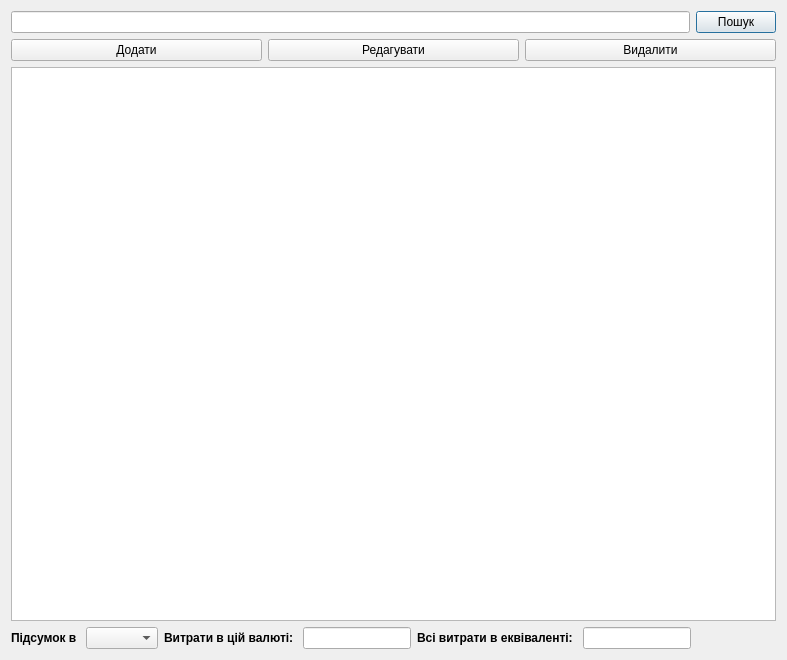
<?xml version="1.0" encoding="UTF-8"?>
<ui version="4.0">
 <class>Expense_window</class>
 <widget class="QDialog" name="Expense_window">
  <property name="geometry">
   <rect>
    <x>0</x>
    <y>0</y>
    <width>787</width>
    <height>660</height>
   </rect>
  </property>
  <property name="windowTitle">
   <string>Витрати</string>
  </property>
  <property name="windowIcon">
   <iconset resource="Res.qrc">
    <normaloff>:/new/prefix1/IMG/ico.png</normaloff>:/new/prefix1/IMG/ico.png</iconset>
  </property>
  <layout class="QVBoxLayout" name="verticalLayout">
   <item>
    <layout class="QHBoxLayout" name="horizontalLayout">
     <item>
      <widget class="QLineEdit" name="lineEdit"/>
     </item>
     <item>
      <widget class="QPushButton" name="pushButton_search">
       <property name="text">
        <string>Пошук</string>
       </property>
      </widget>
     </item>
    </layout>
   </item>
   <item>
    <layout class="QHBoxLayout" name="horizontalLayout_2">
     <item>
      <widget class="QPushButton" name="pushButton_add">
       <property name="text">
        <string>Додати</string>
       </property>
      </widget>
     </item>
     <item>
      <widget class="QPushButton" name="pushButton_edit">
       <property name="text">
        <string>Редагувати</string>
       </property>
      </widget>
     </item>
     <item>
      <widget class="QPushButton" name="pushButton_del">
       <property name="text">
        <string>Видалити</string>
       </property>
      </widget>
     </item>
    </layout>
   </item>
   <item>
    <widget class="QTableView" name="tableView"/>
   </item>
   <item>
    <layout class="QHBoxLayout" name="horizontalLayout_3">
     <item>
      <widget class="QLabel" name="label">
       <property name="text">
        <string>&lt;html&gt;&lt;head/&gt;&lt;body&gt;&lt;p&gt;&lt;span style=&quot; font-weight:700;&quot;&gt;Підсумок в &lt;/span&gt;&lt;/p&gt;&lt;/body&gt;&lt;/html&gt;</string>
       </property>
      </widget>
     </item>
     <item>
      <widget class="QComboBox" name="comboBox_currency"/>
     </item>
     <item>
      <widget class="QLabel" name="label_2">
       <property name="text">
        <string>&lt;html&gt;&lt;head/&gt;&lt;body&gt;&lt;p&gt;&lt;span style=&quot; font-weight:700;&quot;&gt;Витрати в цій валюті: &lt;/span&gt;&lt;/p&gt;&lt;/body&gt;&lt;/html&gt;</string>
       </property>
      </widget>
     </item>
     <item>
      <widget class="QLineEdit" name="lineEdit_am_cur"/>
     </item>
     <item>
      <widget class="QLabel" name="label_4">
       <property name="text">
        <string>&lt;html&gt;&lt;head/&gt;&lt;body&gt;&lt;p&gt;&lt;span style=&quot; font-weight:700;&quot;&gt;Всі витрати в еквіваленті: &lt;/span&gt;&lt;/p&gt;&lt;/body&gt;&lt;/html&gt;</string>
       </property>
      </widget>
     </item>
     <item>
      <widget class="QLineEdit" name="lineEdit_am_all">
       <property name="enabled">
        <bool>true</bool>
       </property>
      </widget>
     </item>
     <item>
      <spacer name="horizontalSpacer">
       <property name="orientation">
        <enum>Qt::Horizontal</enum>
       </property>
       <property name="sizeHint" stdset="0">
        <size>
         <width>40</width>
         <height>20</height>
        </size>
       </property>
      </spacer>
     </item>
    </layout>
   </item>
  </layout>
 </widget>
 <resources>
  <include location="Res.qrc"/>
 </resources>
 <connections/>
</ui>
